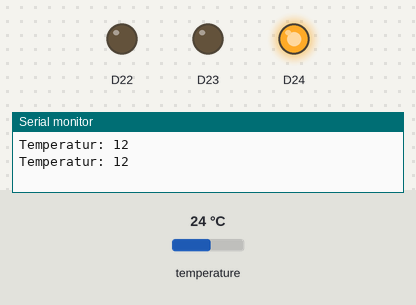
This sketch was run on a simulated Arduino Nano RP2040 Connect. On the bench: output pins drawn as LEDs (lit = HIGH), the last lines printed to the serial monitor. The inputs (shaded band) are chosen by the test bench; at power-on: temperature 24 °C.

Above: at 6.2 s.
6.3 s: temperature set to 36.2 °C
8.2 s: temperature set to 37.7 °C
At 10.2 s:
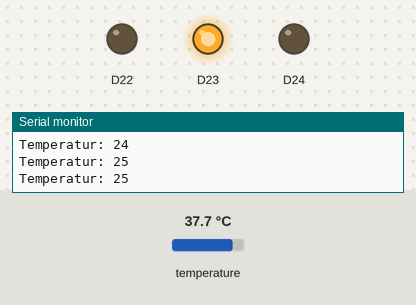
10.5 s: temperature set to 12 °C
At 12.0 s:
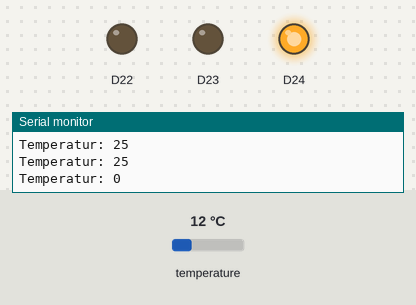
12.5 s: temperature set to 41 °C
At 13.5 s:
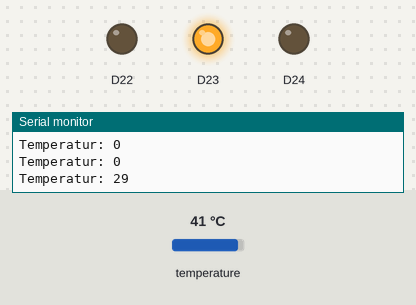
Timing chart, 0 to 15.5 s (numbered marks = the images above; inputs shaded):
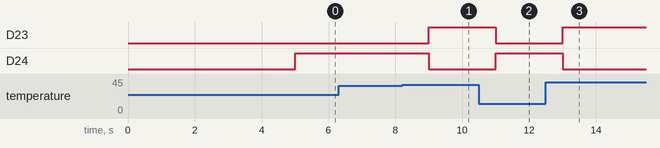

Measured:
- the behaviour switches between 36.9 and 37 °C on temperature (found by bisection; images 0 and 1)
- after the input at 8.2 s, D23: LOW → HIGH after 0.80 s; D24: HIGH → LOW after 0.80 s
- after the input at 10.5 s, D23: HIGH → LOW after 0.50 s; D24: LOW → HIGH after 0.50 s
- after the input at 12.5 s, D23: LOW → HIGH after 0.50 s; D24: HIGH → LOW after 0.50 s

The sketch:

Exercise2_Temperature.ino
```cpp
#include <WiFiNINA.h>
#include <Arduino_LSM6DSOX.h>

void setup() {
  pinMode(LEDG, OUTPUT); //define GREEN LED
  pinMode(LEDR, OUTPUT); //define RED LED
  pinMode(LEDB, OUTPUT); //define BLUE LED
  Serial.begin(9600);
  while (!Serial) {
    ;  // wait for serial port to connect. Needed for native USB port only
  }
  delay(5000);
  if(!IMU.begin()) {
    Serial.println("IMU setup failed");
  }
  setLedBlue();

}

void loop() {
  int temp_deg = 0;
  IMU.readTemperature(temp_deg);
  temp_deg -= 12;
  if (temp_deg > 32)
    setLedRed();
  else if (temp_deg < 25)
    setLedBlue();
  else
    setLedGreen();
  Serial.print("Temperatur: ");
  Serial.println(temp_deg);
  delay(1000);
}

void setLedBlue() {
  digitalWrite(LEDR, LOW);
  digitalWrite(LEDG, LOW);
  digitalWrite(LEDB, HIGH);
}

void setLedRed() {
  digitalWrite(LEDR, HIGH);
  digitalWrite(LEDG, LOW);
  digitalWrite(LEDB, LOW);
}

void setLedGreen() {
  digitalWrite(LEDR, LOW);
  digitalWrite(LEDG, HIGH);
  digitalWrite(LEDB, LOW);
}
```
